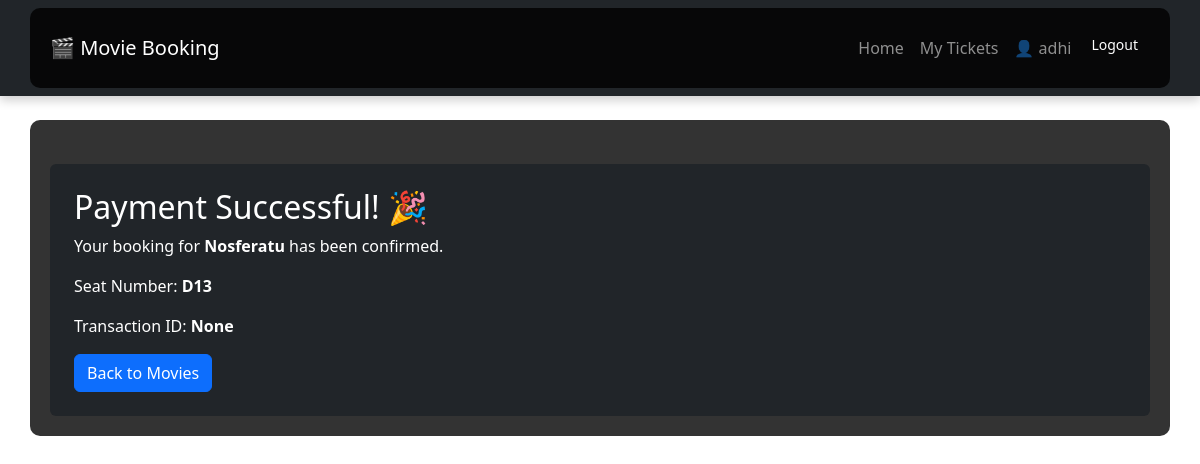
The app's page /success/20/ (signed in) with its own data.
### booking/models.py (models this page shows, shortened)
class Ticket(models.Model):
    user = models.ForeignKey(User, on_delete=models.CASCADE)
    movie = models.ForeignKey(Movie, on_delete=models.CASCADE)
    show_time = models.ForeignKey(ShowTime, on_delete=models.CASCADE)
    quantity = models.PositiveIntegerField(default=1)
    seat_number = models.CharField(max_length=10, null=True, blank=True)
    booking_date = models.DateTimeField(auto_now_add=True)
    is_paid = models.BooleanField(default=False)  # ✅ Ensure this field is present

class Movie(models.Model):
    title = models.CharField(max_length=255)
    genre = models.CharField(max_length=100, default="Unknown")
    release_date = models.DateField()
    poster = models.ImageField(upload_to='movie_posters/', null=True, blank=True)
    price = models.DecimalField(max_digits=6, decimal_places=2, default=0.00)

class Payment(models.Model):
    ticket = models.OneToOneField(Ticket, on_delete=models.CASCADE)
    amount = models.DecimalField(max_digits=10, decimal_places=2)
    status = models.CharField(max_length=20, choices=[('pending', 'Pending'), ('completed', 'Completed')], default='pending')
    transaction_id = models.CharField(max_length=100, blank=True, null=True, unique=True)  # Make it unique
    created_at = models.DateTimeField(auto_now_add=True)

### booking/views.py (the view)
# urls.py: path("success/<int:ticket_id>/", payment_success, name="success"),
@login_required
def payment_success(request, ticket_id):
    ticket = get_object_or_404(Ticket, id=ticket_id, user=request.user)
    payment = get_object_or_404(Payment, ticket=ticket)
    return render(request, 'booking/success.html', {
        'ticket': ticket,
        'payment': payment,  # Pass the payment object to the template
    })

### booking/templates/booking/success.html
{% extends 'booking/base.html' %}
{% block content %}
    <div class="container mt-4 p-4 bg-dark text-white rounded">
        <h2>Payment Successful! 🎉</h2>
        <p>Your booking for <strong>{{ ticket.movie.title }}</strong> has been confirmed.</p>
        <p>Seat Number: <strong>{{ ticket.seat_number }}</strong></p>
        <p>Transaction ID: <strong>{{ payment.transaction_id }}</strong></p>
        <a href="{% url 'movie_list' %}" class="btn btn-primary">Back to Movies</a>
    </div>
{% endblock %}

### booking/templates/booking/base.html (shortened to what this page needs)
<!DOCTYPE html>
<html lang="en">
<head>
    <link href="https://cdn.jsdelivr.net/npm/bootstrap@5.3.0/dist/css/bootstrap.min.css" rel="stylesheet">
</head>
<body>
    <nav class="navbar navbar-expand-lg navbar-dark bg-dark">
        <div class="container">
            <a class="navbar-brand" href="{% url 'movie_list' %}">🎬 Movie Booking</a>
            <div class="collapse navbar-collapse" id="navbarNav">
                <ul class="navbar-nav ms-auto">
                    <li class="nav-item">
                        <a class="nav-link" href="{% url 'movie_list' %}">Home</a>
                    </li>
                    {% if user.is_authenticated %}
                        <li class="nav-item">
                            <a class="nav-link" href="{% url 'ticket_list' %}">My Tickets</a>
                        </li>
                        <li class="nav-item">
                            <span class="nav-link">👤 {{ user.username }}</span>
                        </li>
                        <li class="nav-item">
                            <form id="logout-form" action="{% url 'logout' %}" method="post" style="display: inline;">
                                <button type="submit" class="btn btn-logout">Logout</button>
                            </form>
                        </li>
                    {% else %}
                        <li class="nav-item">
                            <a class="nav-link btn btn-outline-light btn-sm" href="{% url 'login' %}">Login</a>
                        </li>
                    {% endif %}
                </ul>
            </div>
        </div>
    </nav>
    <div class="container mt-4">
        {% block content %}
        {% endblock %}
    </div>
</body>
</html>

### booking/templates/booking/base.html (style rules this page uses)
body { background: url('https://source.unsplash.com/1600x900/?cinema,movie') no-repeat center center fixed; background-size: cover; color: white; }
.navbar { box-shadow: 0px 4px 10px rgba(0, 0, 0, 0.2); }
.container { background: rgba(0, 0, 0, 0.8); padding: 20px; border-radius: 10px; }
.btn-logout { border: none; background: none; color: white; cursor: pointer; font-size: 14px; }

### records on screen
Ticket: movie "Nosferatu", seat_number "D13"
Payment: transaction_id "None"

### other values on screen
{{ user.username }} "adhi"
